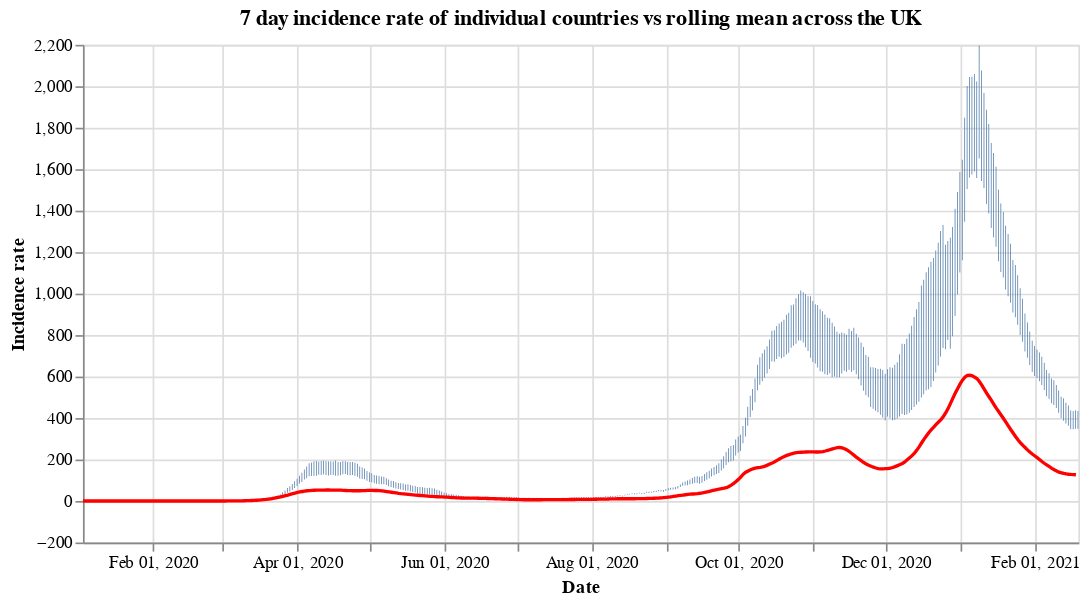

Notebook code for this chart:
### Code cell
#collapse
countries = uk_cases['areaName'].unique()
countries.sort()

selection = alt.selection_single(
    name='Select',
    fields=['areaName'],
    init={'areaName': 'Wales'},
    bind={'areaName': alt.binding_select(options=countries)}
)

# scatter plot, modify opacity based on selection
bars = alt.Chart(uk_cases).mark_bar().add_selection(
    selection
).encode(
    x=alt.X("yearmonthdate(date):T", axis=alt.Axis(title='Date')),
    y=alt.Y("weeklyCasesRate:Q", axis=alt.Axis(title='Incidence rate')),
    tooltip='weeklyCasesRate:Q',
    opacity=alt.condition(selection, alt.value(1), alt.value(0))
).properties(title=f'7 day incidence rate of individual countries vs rolling mean across the UK', width=600)

line = alt.Chart(overview_cases).mark_line(
    color='red',
    size=2,
).transform_window(
    rolling_mean='mean(weeklyCasesRate)',
    frame=[0, 7]
).encode(
    x='yearmonthdate(date):T',
    y='rolling_mean:Q'
)

alt.layer(bars, line)

### Figure 1 — Vega-Lite specification as saved in the notebook (floating-point values rounded to 4 significant figures; data arrays with more than 128 entries replaced by an {"elided": "..."} marker saying what was removed)
{"config": {"view": {"continuousWidth": 400, "continuousHeight": 300}}, "layer": [{"data": {"name": "data-5151850870529aec5447c98a47d3e40d"}, "mark": "bar", "encoding": {"opacity": {"condition": {"value": 1, "selection": "Select"}, "value": 0}, "tooltip": {"type": "quantitative", "field": "weeklyCasesRate"}, "x": {"type": "temporal", "axis": {"title": "Date"}, "field": "date", "timeUnit": "yearmonthdate"}, "y": {"type": "quantitative", "axis": {"title": "Incidence rate"}, "field": "weeklyCasesRate"}}, "selection": {"Select": {"type": "single", "fields": ["areaName"], "init": {"areaName": "Wales"}, "bind": {"areaName": {"input": "select", "options": ["England", "Northern Ireland", "Scotland", "Wales"]}}}}, "title": "7 day incidence rate of individual countries vs rolling mean across the UK", "width": 600}, {"data": {"name": "data-42b88c5b6de6f4feb46f90301271bb3e"}, "mark": {"type": "line", "color": "red", "size": 2}, "encoding": {"x": {"type": "temporal", "field": "date", "timeUnit": "yearmonthdate"}, "y": {"type": "quantitative", "field": "rolling_mean"}}, "transform": [{"window": [{"op": "mean", "field": "weeklyCasesRate", "as": "rolling_mean"}], "frame": [0, 7]}]}], "$schema": "https://vega.github.io/schema/vega-lite/v4.8.1.json", "datasets": {"data-5151850870529aec5447c98a47d3e40d": {"elided": "1652 records"}, "data-42b88c5b6de6f4feb46f90301271bb3e": {"elided": "413 records"}}}
